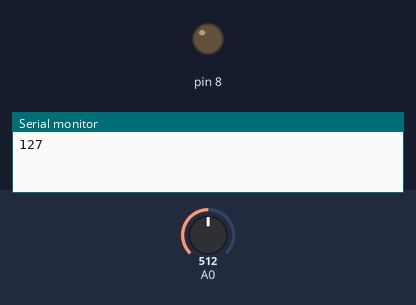
Bench run of a sketch on a simulated Arduino Uno, built with avr-gcc and run on an emulated ATmega328P. On the bench: output pins drawn as LEDs (lit = HIGH), the last lines printed to the serial monitor. The inputs (shaded band) are chosen by the test bench; at power-on: A0 = 512.

Above: at 0.1 s.
At 1.1 s:
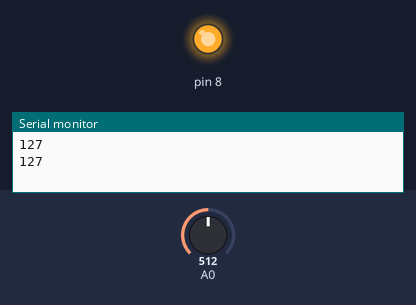
Timing chart, 0 to 2.6 s (numbered marks = the images above):
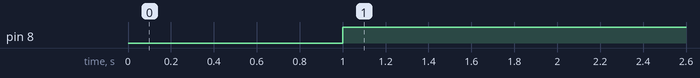

Measured:
- by itself, pin 8: LOW → HIGH at 1.0 s

The sketch:

gas_sensor_4_4.ino
```cpp
// C++ code
//
void setup()
{
  Serial.begin(9600);
  pinMode(A0, INPUT);
  pinMode(8, OUTPUT);
}

void loop()
{
  int a = analogRead(A0);
  int b = map(a,0,1023,0,255);
  Serial.println(b);
  delay(1000); // Wait for 1000 millisecond(s)
  if ( b>=60)
      digitalWrite(8, HIGH);
   else
      digitalWrite(8, LOW);
}
```
